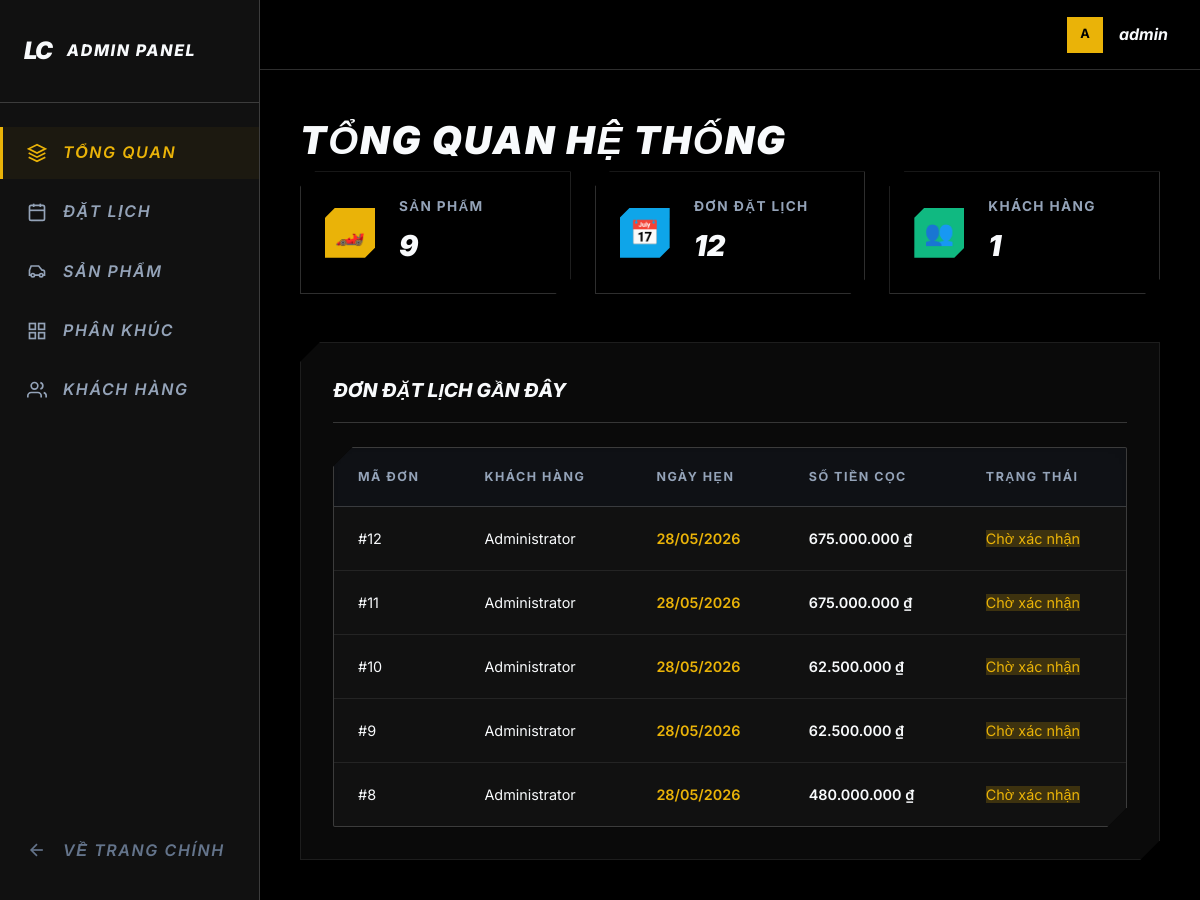
The app's page /Admin (signed in) with its own data.
### tables this page shows
CREATE TABLE IF NOT EXISTS `orders` (
  `id` int NOT NULL AUTO_INCREMENT,
  `user_id` int NOT NULL,
  `total_amount` decimal(15,0) NOT NULL DEFAULT '0',
  `payment_method` varchar(50) DEFAULT 'cash',
  `payment_status` enum('pending','completed','failed') DEFAULT 'pending',
  `status` enum('pending','confirmed','cancelled') DEFAULT 'pending',
  `appointment_date` date NOT NULL,
  `created_at` timestamp NULL DEFAULT CURRENT_TIMESTAMP,
  PRIMARY KEY (`id`),
  KEY `user_id` (`user_id`),
  CONSTRAINT `orders_ibfk_1` FOREIGN KEY (`user_id`) REFERENCES `users` (`id`) ON DELETE CASCADE
);

CREATE TABLE IF NOT EXISTS `users` (
  `id` int NOT NULL AUTO_INCREMENT,
  `username` varchar(50) NOT NULL,
  `email` varchar(100) NOT NULL,
  `password` varchar(255) NOT NULL,
  `full_name` varchar(100) DEFAULT NULL,
  `role` enum('admin','user') DEFAULT 'user',
  `created_at` timestamp NULL DEFAULT CURRENT_TIMESTAMP,
  PRIMARY KEY (`id`),
  UNIQUE KEY `username` (`username`),
  UNIQUE KEY `email` (`email`)
);

### app/controllers/AdminController.php (called while the page is built, shortened)
<?php
require_once 'app/config/database.php';
class AdminController {
    private $db;
    public function __construct() {
        $this->db = (new Database())->getConnection();
    }
    public function index() {
        $stmt = $this->db->query("SELECT COUNT(*) FROM product");
        $totalProducts = $stmt->fetchColumn();
        $stmt = $this->db->query("SELECT COUNT(*) FROM orders");
        $totalOrders = $stmt->fetchColumn();
        $stmt = $this->db->query("SELECT COUNT(*) FROM users WHERE role='user'");
        $totalUsers = $stmt->fetchColumn();
        $stmt = $this->db->query("
            SELECT o.*, u.username, u.full_name
            FROM orders o
            JOIN users u ON o.user_id = u.id
            ORDER BY o.created_at DESC LIMIT 5
        ");
        $recentOrders = $stmt->fetchAll(PDO::FETCH_OBJ);
        include 'app/views/admin/index.php';
        include 'app/views/admin/layout.php';
    }
}

### index.php (called while the page is built, shortened)
<?php
require_once 'app/config/database.php';
$url = $_GET['url'] ?? '';
$url = rtrim($url, '/');
$url = filter_var($url, FILTER_SANITIZE_URL);
$url = explode('/', $url);
$action = isset($url[1]) && $url[1] != '' ? $url[1] : 'index';
$controller = new $controllerName();
call_user_func_array([$controller, $action], array_slice($url, 2));

### app/config/database.php (called while the page is built, shortened)
<?php
class Database {
private $host = "localhost";
private $db_name = "webbanxe";
private $username = "root";
private $password = "";
public function getConnection() {
$this->conn = null;
try {
$this->conn = new PDO("mysql:host=" . $this->host . ";dbname=" . $this->db_name, $this->username, $this->password);
$this->conn->exec("set names utf8");
} catch(PDOException $exception) {
echo "Connection error: " . $exception->getMessage();
}
return $this->conn;
}
}

### app/views/admin/index.php (the view)
<div class="header-section mb-4">
    <h2 class="section-title">Tổng quan <span>Hệ thống</span></h2>
</div>
<div class="dashboard-grid">
    <div class="stat-card glass-card">
        <div class="stat-icon">🏎️</div>
        <div class="stat-info">
            <h4>Sản Phẩm</h4>
            <div class="val"><?= $totalProducts ?></div>
        </div>
    </div>
    <div class="stat-card glass-card">
        <div class="stat-icon" style="background:#0ea5e9;">📅</div>
        <div class="stat-info">
            <h4>Đơn Đặt Lịch</h4>
            <div class="val"><?= $totalOrders ?></div>
        </div>
    </div>
    <div class="stat-card glass-card">
        <div class="stat-icon" style="background:#10b981;">👥</div>
        <div class="stat-info">
            <h4>Khách Hàng</h4>
            <div class="val"><?= $totalUsers ?></div>
        </div>
    </div>
</div>
<div class="glass-card p-4" style="padding: 2rem;">
    <h3 style="font-family:'Inter',sans-serif; font-size:1.2rem; font-weight:800; font-style:italic; text-transform:uppercase; margin-top:0; border-bottom:1px solid var(--border-strong); padding-bottom:1rem; margin-bottom:1.5rem;">Đơn đặt lịch gần đây</h3>
    <div class="table-wrap">
        <table class="data-table">
            <thead>
                <tr>
                    <th>Mã Đơn</th>
                    <th>Khách Hàng</th>
                    <th>Ngày Hẹn</th>
                    <th>Số Tiền Cọc</th>
                    <th>Trạng Thái</th>
                </tr>
            </thead>
            <tbody>
                <?php if (!empty($recentOrders)): ?>
                    <?php foreach ($recentOrders as $order): ?>
                        <tr>
                            <td>#<?= $order->id ?></td>
                            <td><?= htmlspecialchars($order->full_name ?: $order->username) ?></td>
                            <td style="font-weight:600; color:var(--primary);"><?= date('d/m/Y', strtotime($order->appointment_date)) ?></td>
                            <td style="font-weight:600;"><?= number_format($order->total_amount, 0, ',', '.') ?> ₫</td>
                            <td>
                                <?php if ($order->status == 'pending'): ?>
                                    <span class="badge" style="background:rgba(234, 179, 8, 0.2); color:#eab308; border-radius:0;">Chờ xác nhận</span>
                                <?php elseif ($order->status == 'confirmed'): ?>
                                    <span class="badge" style="background:rgba(16, 185, 129, 0.2); color:#10b981; border-radius:0;">Đã xác nhận</span>
                                <?php else: ?>
                                    <span class="badge" style="background:rgba(239, 68, 68, 0.2); color:#ef4444; border-radius:0;">Đã hủy</span>
                                <?php endif; ?>
                            </td>
                        </tr>
                    <?php endforeach; ?>
                <?php else: ?>
                    <tr><td colspan="5" class="text-center text-muted">Chưa có đơn nào.</td></tr>
                <?php endif; ?>
            </tbody>
        </table>
    </div>
</div>

### public/css/style.css (style rules this page uses)
:root { --primary: #EAB308; --primary-glow: rgba(234, 179, 8, 0.2); --secondary: #FFFFFF; --secondary-glow: rgba(255, 255, 255, 0.1); --bg-darker: #000000; --bg-dark: #0A0A0A; --surface: rgba(18, 18, 18, 0.9); --surface-hover: rgba(25, 25, 25, 1); --surface-solid: #111111; --border: rgba(255, 255, 255, 0.08); --border-glow: rgba(0, 242, 254, 0.2); --border-strong: rgba(255, 255, 255, 0.18); --text: #F8FAFC; --text-muted: #94A3B8; --text-dim: #64748B; --red: #FF3B30; --red-light: #FF6B6B; --green: #34C759; --gold: #FFCC00; --shadow-sm: 0 4px 12px rgba(0,0,0,0.2); --shadow-md: 0 12px 30px rgba(0,0,0,0.4); --shadow-lg: 0 20px 50px rgba(0, 0, 0, 0.6); --shadow-neon-cyan: 0 0 15px rgba(0, 210, 255, 0.15); --shadow-neon-purple: 0 0 15px rgba(255, 255, 255, 0.1); --radius-sm: 0px; --radius: 0px; --radius-lg: 2px; --radius-circle: 50%; --transition: 0.3s cubic-bezier(0.25, 0.8, 0.25, 1); }
*, *::before, *::after { box-sizing: border-box; margin: 0; padding: 0; }
html { scroll-behavior: smooth; height: -webkit-fill-available; }
body { font-family: 'Inter', -apple-system, BlinkMacSystemFont, "Segoe UI", Roboto, Helvetica, Arial, sans-serif; background-color: var(--bg-darker); background-image: radial-gradient(circle at 10% 20%, rgba(0, 210, 255, 0.03) 0%, transparent 40%), radial-gradient(circle at 50% 50%, rgba(10, 10, 10, 1) 0%, var(--bg-darker) 100%); background-attachment: fixed; color: var(--text); min-height: 100vh; min-height: -webkit-fill-available; line-height: 1.6; overflow-x: hidden; -webkit-font-smoothing: antialiased; }
.section-title { font-family: 'Inter', sans-serif; font-size: 2.4rem; font-weight: 900; font-style: italic; letter-spacing: 0.05em; text-transform: uppercase; color: var(--text); }
.product-card, .glass-card, .form-card, .table-wrap { background:rgba(255,255,255,.04); backdrop-filter:blur(20px); border:1px solid rgba(255,255,255,.08); border-radius:0; clip-path: polygon(20px 0, 100% 0, 100% calc(100% - 20px), calc(100% - 20px) 100%, 0 100%, 0 20px); }
.table-wrap { background: var(--surface); backdrop-filter: blur(12px); -webkit-backdrop-filter: blur(12px); border: 1px solid var(--border-strong); border-radius: var(--radius-lg); overflow: hidden; box-shadow: var(--shadow-lg); width: 100%; }
.data-table, .premium-table { width: 100%; border-collapse: collapse; text-align: left; }
.data-table th, .premium-table th { padding: 1.2rem 1.5rem; border-bottom: 1.5px solid var(--border-strong); color: var(--text-muted); font-family: 'Inter', sans-serif; font-size: 0.78rem; font-weight: 700; letter-spacing: 0.12em; text-transform: uppercase; white-space: nowrap; background: rgba(11, 15, 25, 0.4); }
.data-table td, .premium-table td { padding: 1.25rem 1.5rem; border-bottom: 1px solid var(--border); font-size: 0.9rem; vertical-align: middle; }
.data-table tr:last-child td, .premium-table tr:last-child td { border-bottom: none; }

### app/views/admin/layout.php (style rules this page uses)
body { margin: 0; padding: 0; background: var(--bg-darker); color: var(--text); display: flex; min-height: 100vh; font-family: 'Inter', sans-serif; }
.dashboard-grid { display: grid; grid-template-columns: repeat(auto-fit, minmax(240px, 1fr)); gap: 1.5rem; margin-bottom: 3rem; }
.stat-card { background: transparent; border: 1px solid var(--border-strong); padding: 1.5rem; display: flex; align-items: center; gap: 1.5rem; clip-path: polygon(15px 0, 100% 0, 100% calc(100% - 15px), calc(100% - 15px) 100%, 0 100%, 0 15px); }
.stat-icon { width: 50px; height: 50px; background: var(--primary); color: #000; display: flex; align-items: center; justify-content: center; font-size: 1.5rem; clip-path: polygon(10px 0, 100% 0, 100% calc(100% - 10px), calc(100% - 10px) 100%, 0 100%, 0 10px); }
.stat-info h4 { margin: 0; font-size: 0.85rem; color: var(--text-muted); text-transform: uppercase; letter-spacing: 0.1em; }
.stat-info .val { font-size: 1.8rem; font-weight: 900; font-style: italic; color: var(--text); margin-top: 0.3rem; }

### records on screen
orders: id "12", user.full_name "Administrator", appointment_date "28/05/2026", total_amount "675.000.000", status "Chờ xác nhận"
orders: id "11", user.full_name "Administrator", appointment_date "28/05/2026", total_amount "675.000.000", status "Chờ xác nhận"
orders: id "10", user.full_name "Administrator", appointment_date "28/05/2026", total_amount "62.500.000", status "Chờ xác nhận"
orders: id "9", user.full_name "Administrator", appointment_date "28/05/2026", total_amount "62.500.000", status "Chờ xác nhận"
orders: id "8", user.full_name "Administrator", appointment_date "28/05/2026", total_amount "480.000.000", status "Chờ xác nhận"

### other values on screen
substr(SessionHelper::get('user_username'), 0, 1) "A"
SessionHelper::get('user_username') "admin"
$totalProducts "9"
$totalOrders "12"
$totalUsers "1"
